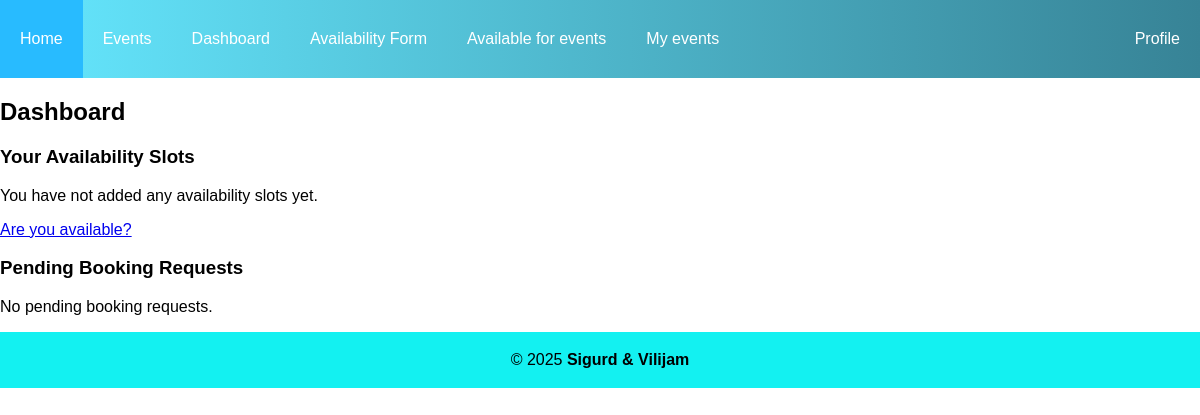
/dashboard/ (signed in), run on an earlier commit of the app's database.
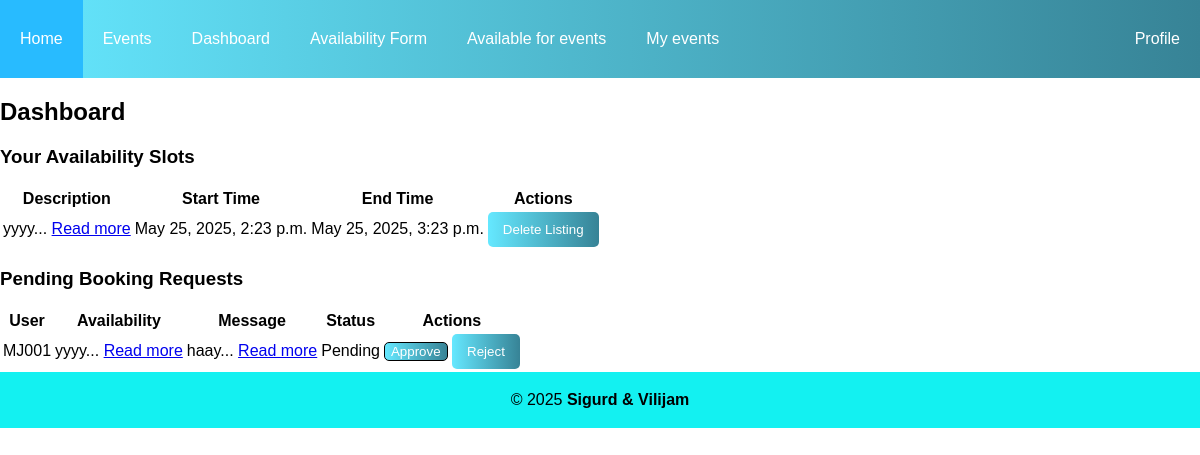
And on a later commit of the database.
### app/models.py (models this page shows, shortened)
class Availability(models.Model):
    TYPE_CHOICES = [
        ('artist', 'Artist'),
        ('venue', 'Venue'),
    ]
    type = models.CharField(max_length=10, choices=TYPE_CHOICES)
    artist = models.ForeignKey(Artist, on_delete=models.CASCADE, null=True, blank=True, related_name="availability_artist")
    venue = models.ForeignKey(Venue, on_delete=models.CASCADE, null=True, blank=True, related_name="availability_venue")
    start_time = models.DateTimeField()
    end_time = models.DateTimeField()
    description = models.TextField()
    class Meta:
        constraints = [
            models.CheckConstraint(
                check=(
                    models.Q(artist__isnull=False, venue__isnull=True) |
                    models.Q(artist__isnull=True, venue__isnull=False)
                ),
                name="artist_or_venue_only"
            )
        ]

class Booking(models.Model):
    user = models.ForeignKey(User, on_delete=models.CASCADE, related_name="booking")
    availability = models.ForeignKey(Availability, on_delete=models.CASCADE, related_name="booking")
    message = models.TextField(blank=True, null=True)
    status = models.CharField(
        max_length=10,
        choices=[('pending', 'Pending'), ('approved', 'Approved'), ('rejected', 'Rejected')],
        default='pending'
    )
    created_at = models.DateTimeField(auto_now_add=True)

class User(AbstractUser):
    choices = [
        ("fan", "Fan"),
        ("artist", "Artist"),
        ("venue", "Venue"),
        ("doorman", "Doorman"),
    ]
    role = models.CharField(max_length=100, choices=choices, default="fan")
    profilename = models.CharField(max_length=100) # Name on profile different from username and full name
    bio = models.TextField(max_length=1000, null=True, blank=True)
    profilepic = models.ImageField(upload_to="profilepics/", default="profilepics/default.png", null=True, blank=True)

### app/views.py (the view, shortened to what this page needs)
# urls.py: path('dashboard/', views.dashboard, name='dashboard'),  # Add this line
@login_required
@role_required(['artist', 'venue'])
def dashboard(request):
    if request.user.role == 'artist':
        availabilities = Availability.objects.filter(artist__user=request.user)
    elif request.user.role == 'venue':
        availabilities = Availability.objects.filter(venue__user=request.user)
    else:
        availabilities = Availability.objects.none()
    bookings = Booking.objects.filter(availability__in=availabilities)
    calendar_events = []
    for booking in bookings:
        color = (
            'green' if booking.status == 'approved' else
            'orange' if booking.status == 'pending' else
            'red'
        )
        calendar_events.append({
            'title': booking.availability.description,
            'start': booking.availability.start_time.isoformat(),
            'end': booking.availability.end_time.isoformat(),
            'color': color,
        })
    return render(request, 'dashboard.html', {
        'availabilities': availabilities,
        'bookings': bookings,
        'calendar_events': calendar_events,  # Pass calendar data to the template
    })

### app/utils.py (called while the page is built)
def role_required(allowed_roles):
    def decorator(view_func):
        @wraps(view_func)
        def _wrapped_view(request, *args, **kwargs):
            if not request.user.is_authenticated:
                return HttpResponse("You must be logged in to access this page.", status=403)
            if request.user.role not in allowed_roles:
                return HttpResponse("You do not have permission to access this page.", status=403)
            return view_func(request, *args, **kwargs)
        return _wrapped_view
    return decorator

### templates/dashboard.html (shortened to what this page needs)
{% extends "base.html" %}
{% block content %}
<h2>Dashboard</h2>
<h3>Your Availability Slots</h3>
{% if availabilities %}
    <table class="availability-table">
        <thead>
            <tr>
                <th>Description</th>
                <th>Start Time</th>
                <th>End Time</th>
                <th>Actions</th>
            </tr>
        </thead>
        <tbody>
            {% for availability in availabilities %}
                <tr>
                    <td title="{{ availability.description }}">
                        {{ availability.description|slice:":100" }}...
                        <a href="{% url 'listingdetail' 'availability' availability.id %}" target="_blank">Read more</a>
                    </td>
                    <td>{{ availability.start_time }}</td>
                    <td>{{ availability.end_time }}</td>
                    <td>
                        <form method="POST" action="{% url 'listingdetail' 'availability' availability.id %}">
                            <button type="submit" class="btn btn-danger btn-sm" onclick="return confirm('Are you sure you want to delete this listing?')">Delete Listing</button>
                        </form>
                    </td>
                </tr>
            {% endfor %}
        </tbody>
    </table>
{% else %}
    <p>You have not added any availability slots yet.</p>
    <a href="{% url 'availabilityform' %}" class="btn btn-primary">Are you available?</a>
{% endif %}
<h3>Pending Booking Requests</h3>
{% if bookings %}
    <table class="booking-table">
        <thead>
            <tr>
                <th>User</th>
                <th>Availability</th>
                <th>Message</th>
                <th>Status</th>
                <th>Actions</th>
            </tr>
        </thead>
        <tbody>
            {% for booking in bookings %}
                <tr>
                    <td>{{ booking.user.username }}</td>
                    <td title="{{ booking.availability.description }}">
                        {{ booking.availability.description|slice:":100" }}...
                        <a href="{% url 'listingdetail' 'availability' booking.availability.id %}" target="_blank">Read more</a>
                    </td>
                    <td title="{{ booking.message }}">
                        {{ booking.message|slice:":100" }}...
                        <a href="{% url 'listingdetail' 'booking' booking.id %}" target="_blank">Read more</a>
                    </td>
                    <td>{{ booking.get_status_display }}</td>
                    <td>
                        {% if booking.status == 'pending' %}
                            <form method="post" action="{% url 'bookingaction' %}" style="display: inline;">
                                <button type="submit" name="action" value="approve" class="btn btn-success">Approve</button>
                            </form>
                            <form method="post" action="{% url 'bookingaction' %}" style="display: inline;">
                                <button type="submit" name="action" value="reject" class="btn btn-danger">Reject</button>
                            </form>
                        {% endif %}
                    </td>
                </tr>
            {% endfor %}
        </tbody>
    </table>
{% else %}
    <p>No pending booking requests.</p>
{% endif %}
<link href="https://cdn.jsdelivr.net/npm/fullcalendar@6.1.8/index.global.min.css" rel="stylesheet">
{% endblock %}

What changed in the data, as far as the page shows it:
added Availability: description "yyyy", start_time "May 25, 2025, 2:23 p.m.", end_time "May 25, 2025, 3:23 p.m."
added Booking: user.username "MJ001", availability.description "yyyy", message "haay", status "Pending"
Also different on the page:
text no longer shown: "You have not added any availability slots yet. Are you available? No pending booking requests."
text now shown: "Description Start Time End Time Actions User Availability Message Status Actions"
